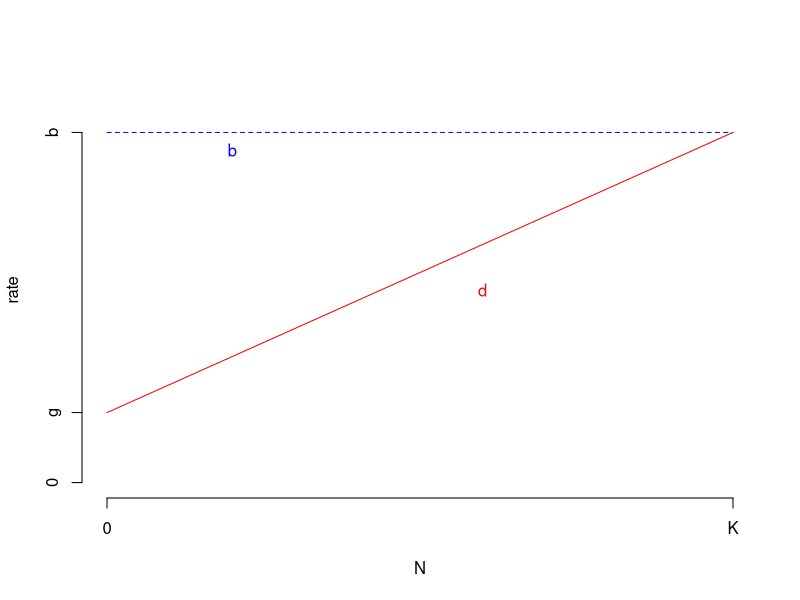

Source code (R):
## ---- chunk 1
N<-c(0,1)
b=1
gam=0.2
rate<-c(b,b)

axt<-c(0,gam*b,b)
axl<-c("0", "g", "b")
plot(N, rate, type="l", lty="dashed", ylim=c(0,1.1), axes=F, col="blue")
lines(N, b*(gam+(1-gam)*N), col="red")
axis(1, at=c(0,1), lab=c("0","K"))
axis(2, at=axt, lab=axl )
text(0.2,0.95, "b", col="blue")
text(0.6,0.55, "d", col="red")
